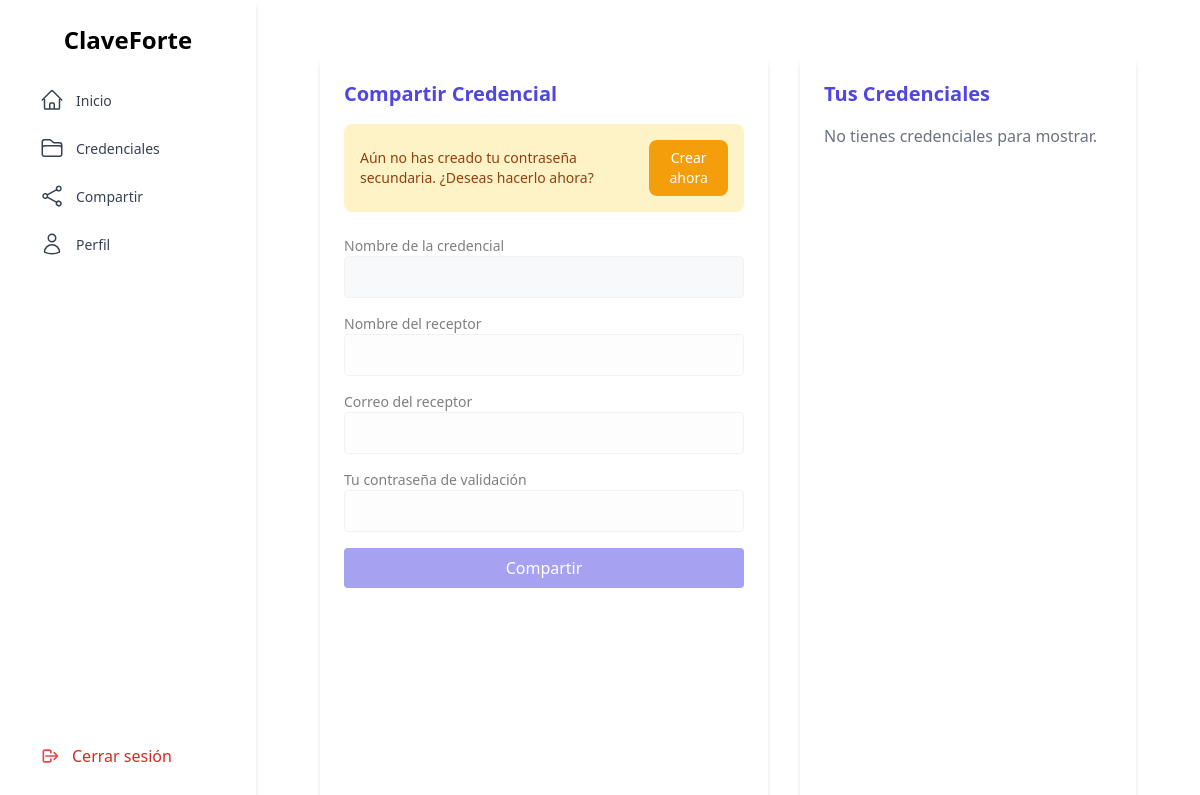
The app's page /share_credential (signed in), older data.
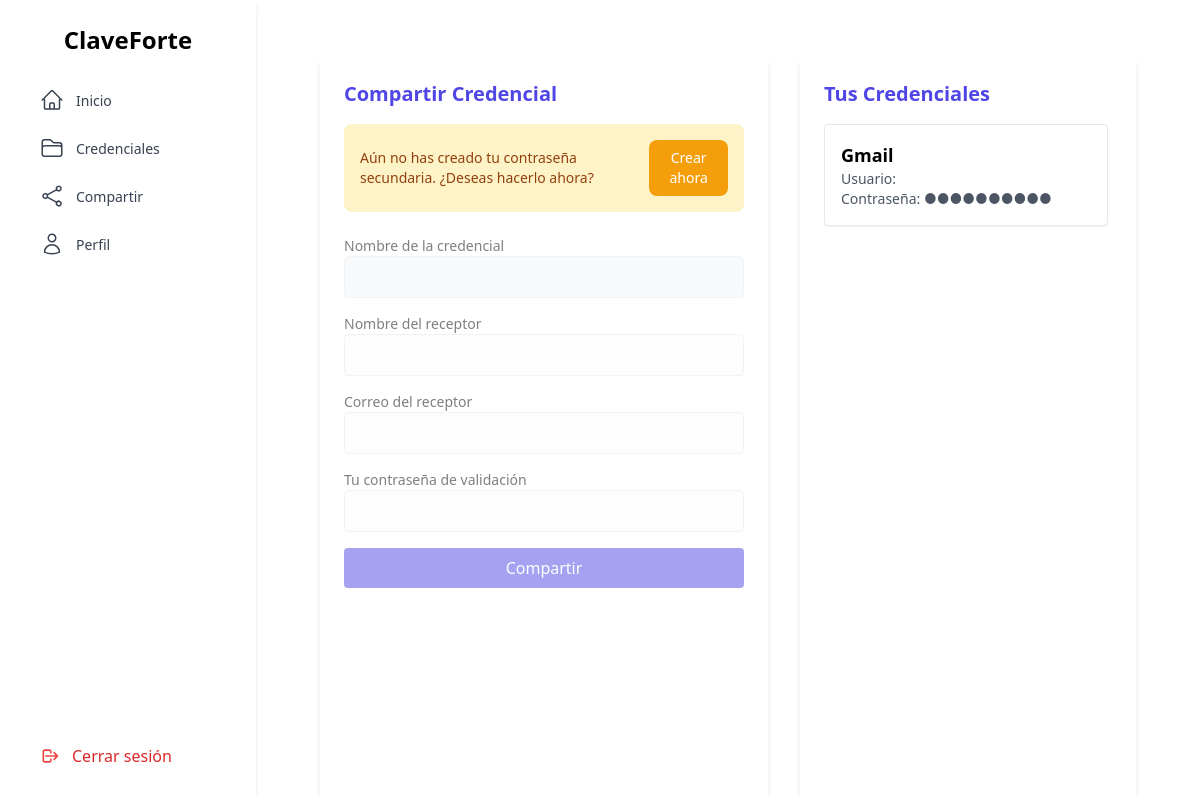
The same page, newer data.
### tables this page shows
CREATE TABLE Credentials (
        id_credential   INTEGER PRIMARY KEY AUTOINCREMENT,
        service_name    TEXT NOT NULL,
        service_pass    TEXT NOT NULL,
        users_allows    TEXT,
        name_owner      TEXT,
        id_usr          INTEGER NOT NULL,
        FOREIGN KEY (id_usr) REFERENCES Users(id_usr)
    );

### app.py (the view, shortened to what this page needs)
@app.route('/share_credential', methods=['GET', 'POST'])
def compartir_credencial():
    if 'usuario_id' not in session:
        return redirect(url_for('login'))
    usuario_id = session.get('usuario_id')
    usuario_nombre = session.get('usuario_nombre')
    rol = session.get('usuario_rol')
    if request.method == 'GET':
        with sqlite3.connect('instance/ClaveForte.db') as conn:
            conn.row_factory = sqlite3.Row
            cur = conn.cursor()
            cur.execute("SELECT * FROM Credentials WHERE id_usr = ?", (usuario_id,))
            credenciales = cur.fetchall()
            cur.execute("SELECT secret_pass FROM Users WHERE id_usr = ?", (usuario_id,))
            fila_usuario = cur.fetchone()
            tiene_pass_secundaria = bool(fila_usuario and fila_usuario['secret_pass'])
        return render_template(
            './credentials/compartir/compartir.html',
            credenciales=credenciales,
            usuario_actual=usuario_id,
            usr_rol=rol,
            tiene_pass_secundaria=tiene_pass_secundaria,
            origen='compartir_credencial'
        )

### templates/credentials/compartir/compartir.html (shortened to what this page needs)
{% extends "layout.html" %}
{% block content %}
<div class="flex h-screen gap-8 px-6 py-4 box-border">
  <div class="w-full max-w-md bg-white p-6 rounded-lg shadow-md overflow-y-auto">
    <h2 class="text-xl font-semibold mb-4 text-indigo-600">Compartir Credencial</h2>
    {% if not tiene_pass_secundaria %}
    <div class="mb-6 p-4 bg-yellow-100 text-yellow-800 rounded-lg flex items-center justify-between text-sm font-medium">
      <span>Aún no has creado tu contraseña secundaria. ¿Deseas hacerlo ahora?</span>
      <button
        id="abrir-modal-crear-pass"
        class="ml-4 bg-yellow-500 hover:bg-yellow-600 text-white px-4 py-2 rounded-lg text-sm transition">
        Crear ahora
      </button>
    </div>
    {% endif %}
    <form id="form-compartir" action="/share_credential" method="POST" class="space-y-4 pointer-events-none opacity-50">
      <div>
        <label class="block text-sm font-medium">Nombre de la credencial</label>
        <input type="text" id="nombre_credencial" name="nombre_credencial" required readonly
               class="w-full p-2 border rounded focus:outline-none focus:ring-2 focus:ring-indigo-400 bg-gray-100">
      </div>
      <div>
        <label class="block text-sm font-medium">Nombre del receptor</label>
        <input type="text" name="nombre_receptor" required disabled
               class="w-full p-2 border rounded focus:outline-none focus:ring-2 focus:ring-indigo-400">
      </div>
      <div>
        <label class="block text-sm font-medium">Correo del receptor</label>
        <input type="email" name="correo_receptor" required disabled
               class="w-full p-2 border rounded focus:outline-none focus:ring-2 focus:ring-indigo-400">
      </div>
      <div>
        <label class="block text-sm font-medium">Tu contraseña de validación</label>
        <input type="password" name="pass_validacion" required disabled
               class="w-full p-2 border rounded focus:outline-none focus:ring-2 focus:ring-indigo-400">
      </div>
      <button type="submit" disabled
              class="w-full bg-indigo-600 text-white py-2 rounded hover:bg-indigo-700 transition">
        Compartir
      </button>
    </form>
  </div>
  <div class="flex-1 bg-white p-6 m-y-10 rounded-lg shadow-md flex flex-col">
    <h2 class="text-xl font-semibold mb-4 text-indigo-600">Tus Credenciales</h2>
    <div class="flex-1 overflow-y-auto space-y-4 pr-1">
      {% if credenciales %}
        <div id="cred-container">
        {% for c in credenciales %}
          <div
            id="cred-{{ c.id_credential }}"
            class="credencial p-4 mb-4 border rounded bg-white shadow-sm cursor-pointer"
            data-nombre="{{ c.service_name }}"
            data-id="{{ c.id_credential }}"
          >
            <p class="font-semibold text-lg">{{ c.service_name }}</p>
            <p class="text-sm text-gray-600">Usuario: {{ c.service_user }}</p>
            <p class="text-sm text-gray-600">Contraseña: {{ '●' * c.service_pass|length }}</p>
          </div>
        {% endfor %}
      </div>
      {% else %}
        <p class="text-gray-500">No tienes credenciales para mostrar.</p>
      {% endif %}
    </div>
  </div>
</div>
{% endblock %}

Row changes from the older to the newer data that the page shows:
added Credentials: service_name "Gmail", service_pass "●●●●●●●●●●"
Text that changed along with them:
text no longer shown: "No tienes credenciales para mostrar."
